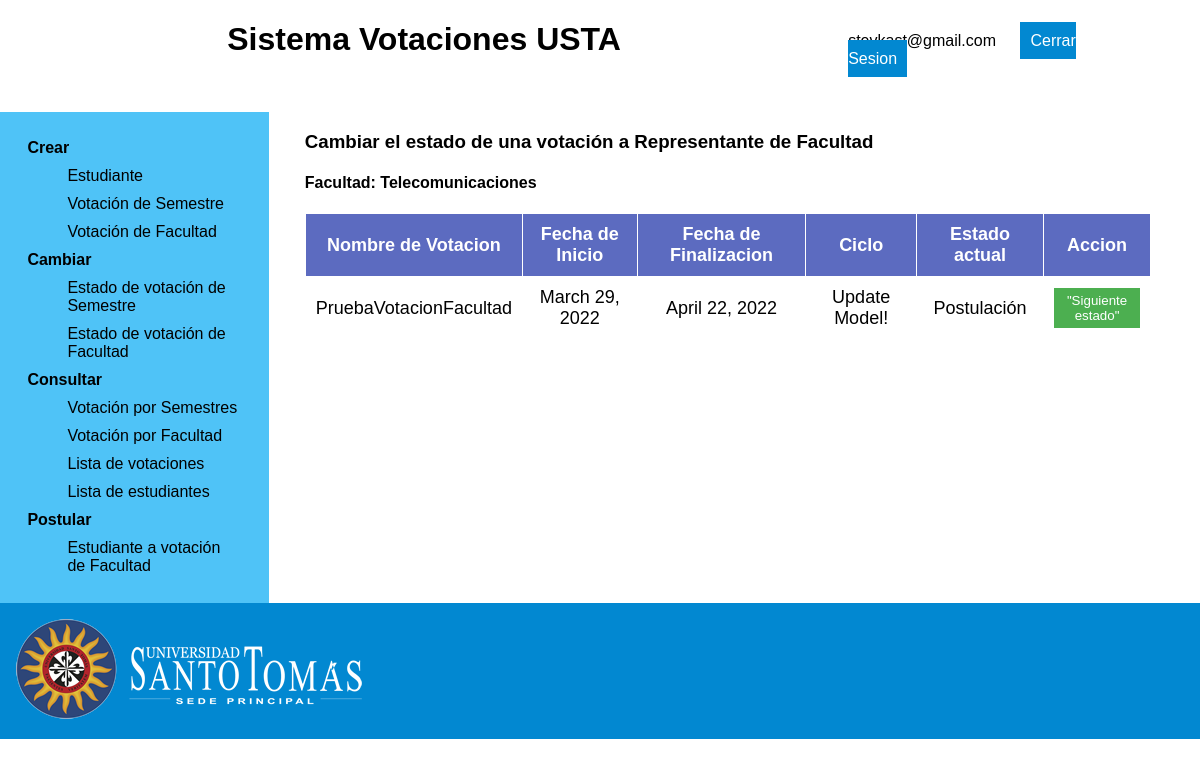
The app's page /changeFacultyVotingStatus/ (signed in), older data.
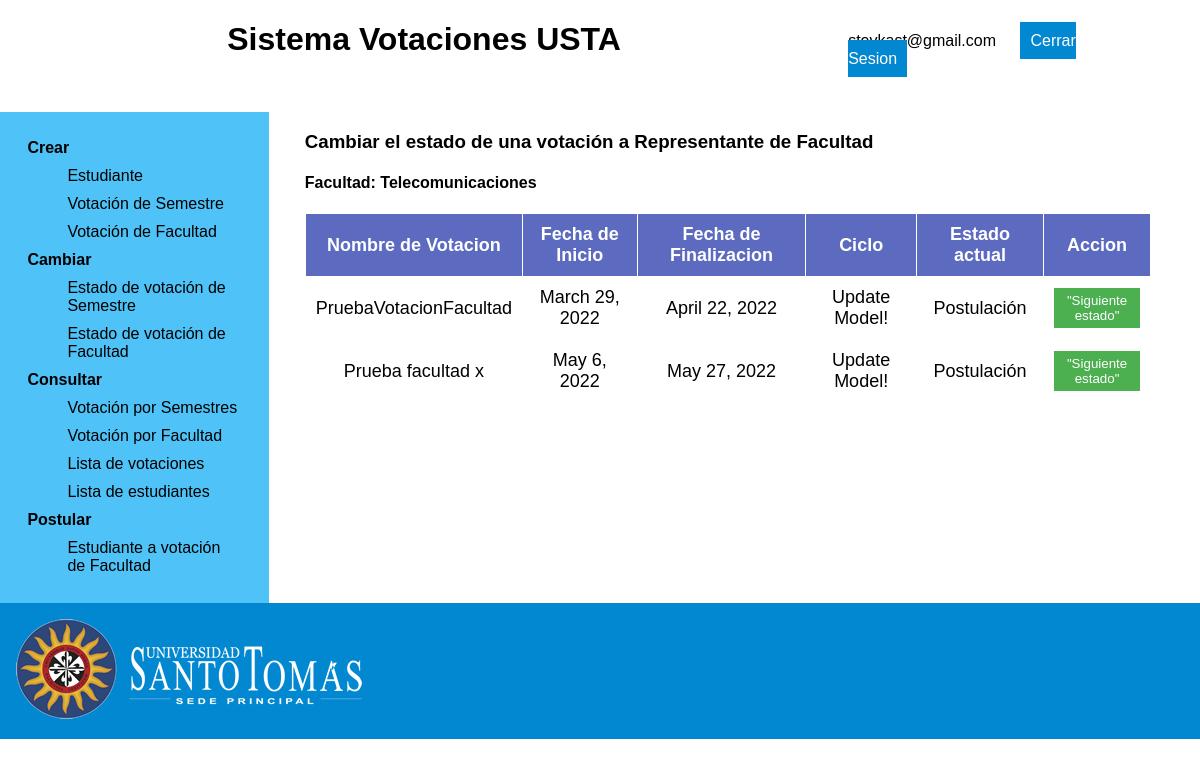
The same page, newer data.
### app_votaciones/models.py (models this page shows, shortened)
class Votacion(models.Model):
    nombre = models.CharField(max_length=45)
    start_date = models.DateField(
                                auto_now=False,
	                            auto_now_add=False,
    )
    end_date = models.DateField(auto_now=False,
	                            auto_now_add=False,
                                )
    idTipo = models.ForeignKey(TipoVotacion,
                  related_name='votaciones',
                  null=False,
                  on_delete=models.PROTECT)
    idEstado = models.ForeignKey(EstadoVotacion,
                  related_name='votaciones',
                  null=False,
                  on_delete=models.PROTECT)
    idFacultad = models.ForeignKey(Facultad,
                  related_name='votaciones',
                  null=False,
                  on_delete=models.PROTECT)
    class Meta:
        app_label = 'app_votaciones'

### app_votaciones/views.py (the view)
# urls.py: path('changeFacultyVotingStatus/', views.changeFacultyVotingStatus, name='changeFacultyVotingStatus'),
@login_required
def changeFacultyVotingStatus(request):
    query = Votacion.objects.all()
    lista = list(query.values())
    fac = Facultad.objects.get(id=Decano.objects.get(id=request.user.id).idFacultad_id)
    contexto = {"votaciones":lista, "facultad":fac, "facultad_id":fac.id }
    return render(request, 'changeFacultyVotingStatus.html',contexto)

### app_votaciones/templates/changeFacultyVotingStatus.html (shortened to what this page needs)
{% extends "dean.html" %}
{% load static %}
{% block main %}
<h3>Cambiar el estado de una votación a Representante de Facultad</h3>
{% if facultad %}
  <h4> Facultad: {{ facultad.nombre }} </h4>
{% endif %}
<table>
  <thead>
    <tr>
      <th>Nombre de Votacion</th>
      <th>Fecha de Inicio</th>
      <th>Fecha de Finalizacion</th>
      <th>Ciclo</th>
      <th>Estado actual</th>
      <th>Accion</th>
    </tr>
  </thead>
  <tbody>
    {% if votaciones %}
    {% for votacion in votaciones %}
    {% if votacion.idTipo_id == 2 and facultad_id == votacion.idFacultad_id %}
    <tr>
      <td>{{votacion.nombre}}</td>
      <td>{{votacion.start_date}}</td>
      <td>{{votacion.end_date}}</td>
      <td>Update Model!</td>
      {% if votacion.idEstado_id == 1 %}
      <td> Postulación </td>
      {% elif votacion.idEstado_id == 2 %}
      <td> Votacion </td>
      {% else %}
      <td> Cerrada </td>
      {% endif %}
      <form action="{% url 'app:nextStatus' %}" method="post">
        <td><button type="submit" name='id' value={{votacion.id}}>"Siguiente estado"</button></td>
      </form>
    </tr>
    {% endif %}
    {% endfor %}
    {% endif %}
  </tbody>
</table>
{% endblock %}

Row changes from the older to the newer data that the page shows:
added Votacion: nombre "Prueba facultad x", start_date "May 6, 2022", end_date "May 27, 2022", shows "Postulación", {{ votacion.id }} 4 (drawn)
